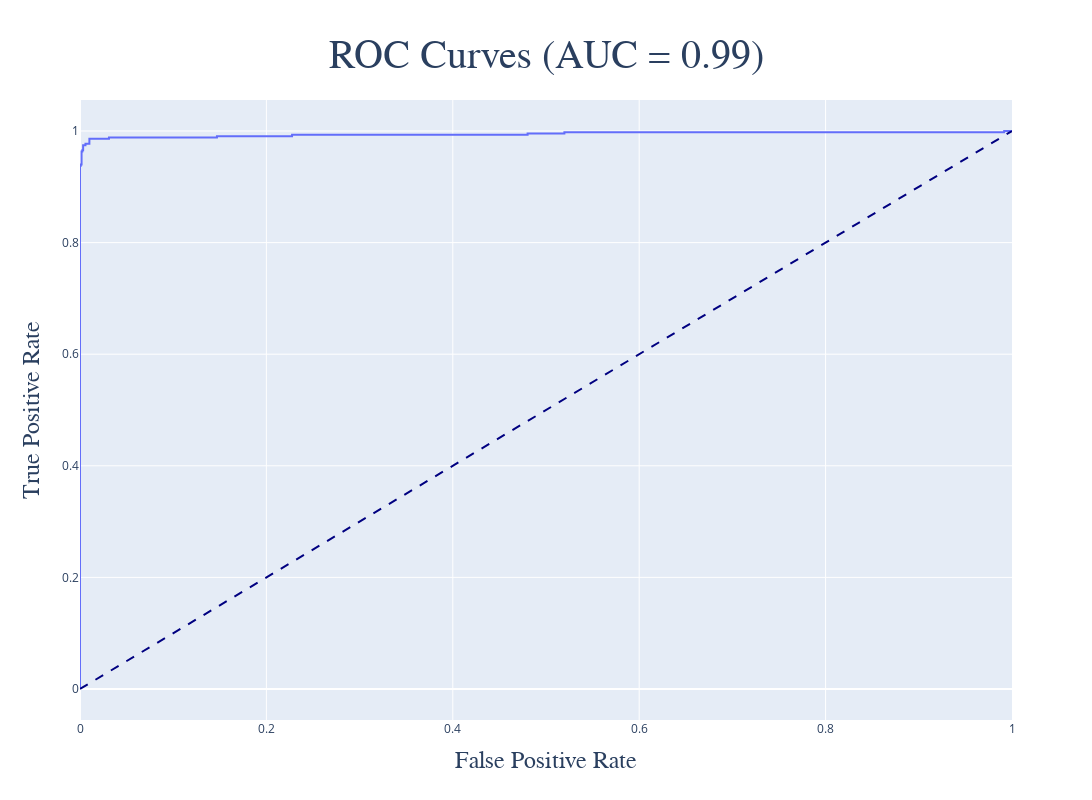

Notebook code for this chart:
### Markdown cell above
## Receiver Operating Characteristic Curve

### Code cell
import plotly.graph_objects as go
from sklearn.metrics import roc_curve, auc

fpr, tpr, _ = roc_curve(
    y_test, 
    model.predict_proba(x_test)[:, 1]
)

roc_auc = auc(fpr, tpr)

trace1 = go.Scatter(
    x = fpr, y = tpr, 
    mode = 'lines', 
    line = dict(width = 2),
)

trace2 = go.Scatter(
        x = [0, 1], y = [0, 1],
        mode = 'lines',
        line = dict(color = 'navy', width = 2, dash = 'dash'),
        showlegend = False
)

layout = go.Layout(
        title = {
            'text': 'ROC Curves (AUC = {:0.2f})'.format(roc_auc),
            'font': {
                'size': 40, 'family': 'Gulliver'
            }, 
            'x': 0.5, 'y': 0.95
        },
        xaxis = dict(
            title = {
                'text': 'False Positive Rate',
                'font': {
                    'size': 24, 'family': 'Gulliver'
                }
            }
        ),
        yaxis = dict(
            title = {
                'text': 'True Positive Rate',
                'font': {
                    'size': 24, 'family': 'Gulliver'
                }
            }
        ),
        width = 1200, height = 800,
        showlegend = False
)

fig = go.Figure(
    data = [trace1, trace2], 
    layout = layout
)

fig.show()

### Figure 1 — Plotly figure (JSON) as saved in the notebook; plotly's stock layout.template omitted (floating-point values rounded to 4 significant figures; data arrays with more than 128 entries replaced by an {"elided": "..."} marker saying what was removed)
{"data": [{"line": {"width": 2}, "mode": "lines", "type": "scatter", "x": {"elided": "167 float values"}, "y": {"elided": "167 float values"}}, {"line": {"color": "navy", "dash": "dash", "width": 2}, "mode": "lines", "showlegend": false, "type": "scatter", "x": [0, 1], "y": [0, 1]}], "layout": {"height": 800, "showlegend": false, "title": {"font": {"family": "Gulliver", "size": 40}, "text": "ROC Curves (AUC = 0.99)", "x": 0.5, "y": 0.95}, "width": 1200, "xaxis": {"title": {"font": {"family": "Gulliver", "size": 24}, "text": "False Positive Rate"}}, "yaxis": {"title": {"font": {"family": "Gulliver", "size": 24}, "text": "True Positive Rate"}}}}
